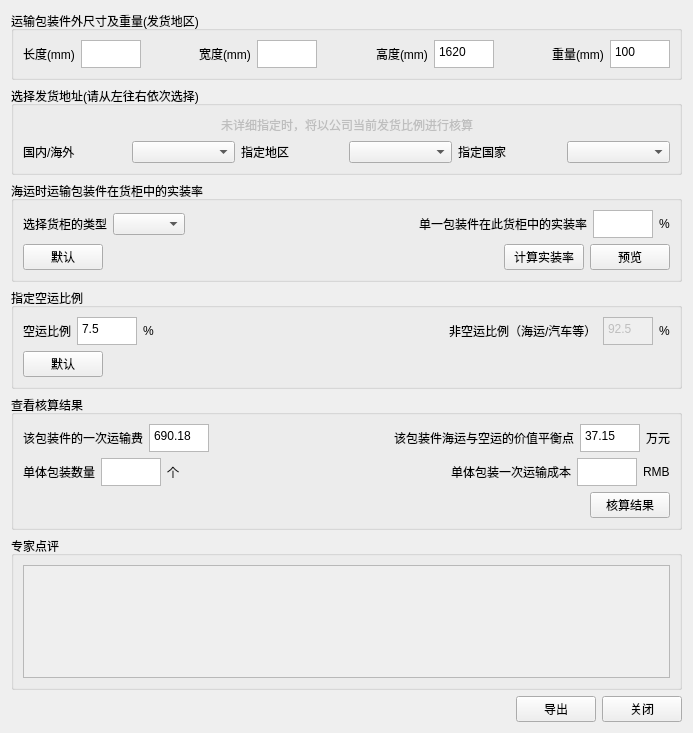
<?xml version="1.0" encoding="UTF-8"?>
<ui version="4.0">
 <class>transCost</class>
 <widget class="QWidget" name="transCost">
  <property name="geometry">
   <rect>
    <x>0</x>
    <y>0</y>
    <width>693</width>
    <height>733</height>
   </rect>
  </property>
  <property name="windowTitle">
   <string>运输成本核算</string>
  </property>
  <layout class="QVBoxLayout" name="verticalLayout_6">
   <item>
    <widget class="QGroupBox" name="groupBox">
     <property name="title">
      <string>运输包装件外尺寸及重量(发货地区)</string>
     </property>
     <layout class="QHBoxLayout" name="horizontalLayout">
      <item>
       <widget class="QLabel" name="label">
        <property name="maximumSize">
         <size>
          <width>60</width>
          <height>16777215</height>
         </size>
        </property>
        <property name="text">
         <string>长度(mm)</string>
        </property>
       </widget>
      </item>
      <item>
       <widget class="QPlainTextEdit" name="plainTextEdit_2">
        <property name="sizePolicy">
         <sizepolicy hsizetype="Maximum" vsizetype="Maximum">
          <horstretch>0</horstretch>
          <verstretch>0</verstretch>
         </sizepolicy>
        </property>
        <property name="minimumSize">
         <size>
          <width>60</width>
          <height>28</height>
         </size>
        </property>
        <property name="maximumSize">
         <size>
          <width>60</width>
          <height>28</height>
         </size>
        </property>
        <property name="lineWidth">
         <number>1</number>
        </property>
        <property name="lineWrapMode">
         <enum>QPlainTextEdit::WidgetWidth</enum>
        </property>
        <property name="plainText">
         <string/>
        </property>
        <property name="overwriteMode">
         <bool>false</bool>
        </property>
        <property name="centerOnScroll">
         <bool>false</bool>
        </property>
       </widget>
      </item>
      <item>
       <spacer name="horizontalSpacer">
        <property name="orientation">
         <enum>Qt::Horizontal</enum>
        </property>
        <property name="sizeHint" stdset="0">
         <size>
          <width>40</width>
          <height>20</height>
         </size>
        </property>
       </spacer>
      </item>
      <item>
       <widget class="QLabel" name="label_2">
        <property name="maximumSize">
         <size>
          <width>60</width>
          <height>16777215</height>
         </size>
        </property>
        <property name="text">
         <string>宽度(mm)</string>
        </property>
       </widget>
      </item>
      <item>
       <widget class="QPlainTextEdit" name="plainTextEdit_3">
        <property name="sizePolicy">
         <sizepolicy hsizetype="Maximum" vsizetype="Maximum">
          <horstretch>0</horstretch>
          <verstretch>0</verstretch>
         </sizepolicy>
        </property>
        <property name="minimumSize">
         <size>
          <width>0</width>
          <height>28</height>
         </size>
        </property>
        <property name="maximumSize">
         <size>
          <width>60</width>
          <height>28</height>
         </size>
        </property>
        <property name="lineWidth">
         <number>1</number>
        </property>
        <property name="lineWrapMode">
         <enum>QPlainTextEdit::WidgetWidth</enum>
        </property>
        <property name="plainText">
         <string/>
        </property>
        <property name="overwriteMode">
         <bool>false</bool>
        </property>
        <property name="centerOnScroll">
         <bool>false</bool>
        </property>
       </widget>
      </item>
      <item>
       <spacer name="horizontalSpacer_2">
        <property name="orientation">
         <enum>Qt::Horizontal</enum>
        </property>
        <property name="sizeHint" stdset="0">
         <size>
          <width>40</width>
          <height>20</height>
         </size>
        </property>
       </spacer>
      </item>
      <item>
       <widget class="QLabel" name="label_3">
        <property name="maximumSize">
         <size>
          <width>60</width>
          <height>16777215</height>
         </size>
        </property>
        <property name="text">
         <string>高度(mm)</string>
        </property>
       </widget>
      </item>
      <item>
       <widget class="QPlainTextEdit" name="plainTextEdit_4">
        <property name="sizePolicy">
         <sizepolicy hsizetype="Maximum" vsizetype="Maximum">
          <horstretch>0</horstretch>
          <verstretch>0</verstretch>
         </sizepolicy>
        </property>
        <property name="minimumSize">
         <size>
          <width>0</width>
          <height>28</height>
         </size>
        </property>
        <property name="maximumSize">
         <size>
          <width>60</width>
          <height>28</height>
         </size>
        </property>
        <property name="lineWidth">
         <number>1</number>
        </property>
        <property name="lineWrapMode">
         <enum>QPlainTextEdit::WidgetWidth</enum>
        </property>
        <property name="plainText">
         <string>1620</string>
        </property>
        <property name="overwriteMode">
         <bool>false</bool>
        </property>
        <property name="centerOnScroll">
         <bool>false</bool>
        </property>
       </widget>
      </item>
      <item>
       <spacer name="horizontalSpacer_3">
        <property name="orientation">
         <enum>Qt::Horizontal</enum>
        </property>
        <property name="sizeHint" stdset="0">
         <size>
          <width>40</width>
          <height>20</height>
         </size>
        </property>
       </spacer>
      </item>
      <item>
       <widget class="QLabel" name="label_4">
        <property name="maximumSize">
         <size>
          <width>60</width>
          <height>16777215</height>
         </size>
        </property>
        <property name="text">
         <string>重量(mm)</string>
        </property>
       </widget>
      </item>
      <item>
       <widget class="QPlainTextEdit" name="plainTextEdit_5">
        <property name="sizePolicy">
         <sizepolicy hsizetype="Maximum" vsizetype="Maximum">
          <horstretch>0</horstretch>
          <verstretch>0</verstretch>
         </sizepolicy>
        </property>
        <property name="minimumSize">
         <size>
          <width>0</width>
          <height>28</height>
         </size>
        </property>
        <property name="maximumSize">
         <size>
          <width>60</width>
          <height>28</height>
         </size>
        </property>
        <property name="lineWidth">
         <number>1</number>
        </property>
        <property name="lineWrapMode">
         <enum>QPlainTextEdit::WidgetWidth</enum>
        </property>
        <property name="plainText">
         <string>100</string>
        </property>
        <property name="overwriteMode">
         <bool>false</bool>
        </property>
        <property name="centerOnScroll">
         <bool>false</bool>
        </property>
       </widget>
      </item>
     </layout>
    </widget>
   </item>
   <item>
    <widget class="QGroupBox" name="groupBox_2">
     <property name="title">
      <string>选择发货地址(请从左往右依次选择)</string>
     </property>
     <layout class="QVBoxLayout" name="verticalLayout_2">
      <item>
       <layout class="QHBoxLayout" name="horizontalLayout_3">
        <item>
         <spacer name="horizontalSpacer_5">
          <property name="orientation">
           <enum>Qt::Horizontal</enum>
          </property>
          <property name="sizeHint" stdset="0">
           <size>
            <width>40</width>
            <height>20</height>
           </size>
          </property>
         </spacer>
        </item>
        <item>
         <widget class="QLabel" name="label_8">
          <property name="enabled">
           <bool>false</bool>
          </property>
          <property name="text">
           <string>未详细指定时，将以公司当前发货比例进行核算</string>
          </property>
         </widget>
        </item>
        <item>
         <spacer name="horizontalSpacer_4">
          <property name="orientation">
           <enum>Qt::Horizontal</enum>
          </property>
          <property name="sizeHint" stdset="0">
           <size>
            <width>40</width>
            <height>20</height>
           </size>
          </property>
         </spacer>
        </item>
       </layout>
      </item>
      <item>
       <layout class="QHBoxLayout" name="horizontalLayout_2">
        <item>
         <widget class="QLabel" name="label_5">
          <property name="text">
           <string>国内/海外</string>
          </property>
         </widget>
        </item>
        <item>
         <widget class="QComboBox" name="comboBox"/>
        </item>
        <item>
         <widget class="QLabel" name="label_6">
          <property name="text">
           <string>指定地区</string>
          </property>
         </widget>
        </item>
        <item>
         <widget class="QComboBox" name="comboBox_2"/>
        </item>
        <item>
         <widget class="QLabel" name="label_7">
          <property name="text">
           <string>指定国家</string>
          </property>
         </widget>
        </item>
        <item>
         <widget class="QComboBox" name="comboBox_3"/>
        </item>
       </layout>
      </item>
     </layout>
    </widget>
   </item>
   <item>
    <widget class="QGroupBox" name="groupBox_3">
     <property name="title">
      <string>海运时运输包装件在货柜中的实装率</string>
     </property>
     <layout class="QVBoxLayout" name="verticalLayout_3">
      <item>
       <layout class="QHBoxLayout" name="horizontalLayout_4">
        <item>
         <widget class="QLabel" name="label_9">
          <property name="text">
           <string>选择货柜的类型</string>
          </property>
         </widget>
        </item>
        <item>
         <widget class="QComboBox" name="comboBox_4"/>
        </item>
        <item>
         <spacer name="horizontalSpacer_6">
          <property name="orientation">
           <enum>Qt::Horizontal</enum>
          </property>
          <property name="sizeHint" stdset="0">
           <size>
            <width>40</width>
            <height>20</height>
           </size>
          </property>
         </spacer>
        </item>
        <item>
         <widget class="QLabel" name="label_10">
          <property name="text">
           <string>单一包装件在此货柜中的实装率</string>
          </property>
         </widget>
        </item>
        <item>
         <widget class="QPlainTextEdit" name="plainTextEdit_8">
          <property name="sizePolicy">
           <sizepolicy hsizetype="Maximum" vsizetype="Maximum">
            <horstretch>0</horstretch>
            <verstretch>0</verstretch>
           </sizepolicy>
          </property>
          <property name="minimumSize">
           <size>
            <width>0</width>
            <height>28</height>
           </size>
          </property>
          <property name="maximumSize">
           <size>
            <width>60</width>
            <height>28</height>
           </size>
          </property>
          <property name="lineWidth">
           <number>1</number>
          </property>
          <property name="lineWrapMode">
           <enum>QPlainTextEdit::WidgetWidth</enum>
          </property>
          <property name="plainText">
           <string/>
          </property>
          <property name="overwriteMode">
           <bool>false</bool>
          </property>
          <property name="centerOnScroll">
           <bool>false</bool>
          </property>
         </widget>
        </item>
        <item>
         <widget class="QLabel" name="label_17">
          <property name="text">
           <string>%</string>
          </property>
         </widget>
        </item>
       </layout>
      </item>
      <item>
       <layout class="QHBoxLayout" name="horizontalLayout_5">
        <item>
         <widget class="QPushButton" name="pushButton">
          <property name="text">
           <string>默认</string>
          </property>
         </widget>
        </item>
        <item>
         <spacer name="horizontalSpacer_7">
          <property name="orientation">
           <enum>Qt::Horizontal</enum>
          </property>
          <property name="sizeHint" stdset="0">
           <size>
            <width>40</width>
            <height>20</height>
           </size>
          </property>
         </spacer>
        </item>
        <item>
         <widget class="QPushButton" name="pushButton_2">
          <property name="text">
           <string>计算实装率</string>
          </property>
         </widget>
        </item>
        <item>
         <widget class="QPushButton" name="pushButton_3">
          <property name="text">
           <string>预览</string>
          </property>
         </widget>
        </item>
       </layout>
      </item>
     </layout>
    </widget>
   </item>
   <item>
    <widget class="QGroupBox" name="groupBox_4">
     <property name="title">
      <string>指定空运比例</string>
     </property>
     <layout class="QVBoxLayout" name="verticalLayout_4">
      <item>
       <layout class="QHBoxLayout" name="horizontalLayout_6">
        <item>
         <widget class="QLabel" name="label_11">
          <property name="text">
           <string>空运比例</string>
          </property>
         </widget>
        </item>
        <item>
         <widget class="QPlainTextEdit" name="plainTextEdit_6">
          <property name="sizePolicy">
           <sizepolicy hsizetype="Maximum" vsizetype="Maximum">
            <horstretch>0</horstretch>
            <verstretch>0</verstretch>
           </sizepolicy>
          </property>
          <property name="minimumSize">
           <size>
            <width>0</width>
            <height>28</height>
           </size>
          </property>
          <property name="maximumSize">
           <size>
            <width>60</width>
            <height>28</height>
           </size>
          </property>
          <property name="lineWidth">
           <number>1</number>
          </property>
          <property name="lineWrapMode">
           <enum>QPlainTextEdit::WidgetWidth</enum>
          </property>
          <property name="plainText">
           <string>7.5</string>
          </property>
          <property name="overwriteMode">
           <bool>false</bool>
          </property>
          <property name="centerOnScroll">
           <bool>false</bool>
          </property>
         </widget>
        </item>
        <item>
         <widget class="QLabel" name="label_18">
          <property name="text">
           <string>%</string>
          </property>
         </widget>
        </item>
        <item>
         <spacer name="horizontalSpacer_8">
          <property name="orientation">
           <enum>Qt::Horizontal</enum>
          </property>
          <property name="sizeHint" stdset="0">
           <size>
            <width>40</width>
            <height>20</height>
           </size>
          </property>
         </spacer>
        </item>
        <item>
         <widget class="QLabel" name="label_12">
          <property name="text">
           <string>非空运比例（海运/汽车等）</string>
          </property>
         </widget>
        </item>
        <item>
         <widget class="QPlainTextEdit" name="plainTextEdit_7">
          <property name="enabled">
           <bool>false</bool>
          </property>
          <property name="sizePolicy">
           <sizepolicy hsizetype="Maximum" vsizetype="Maximum">
            <horstretch>0</horstretch>
            <verstretch>0</verstretch>
           </sizepolicy>
          </property>
          <property name="minimumSize">
           <size>
            <width>0</width>
            <height>28</height>
           </size>
          </property>
          <property name="maximumSize">
           <size>
            <width>50</width>
            <height>28</height>
           </size>
          </property>
          <property name="lineWidth">
           <number>1</number>
          </property>
          <property name="lineWrapMode">
           <enum>QPlainTextEdit::WidgetWidth</enum>
          </property>
          <property name="plainText">
           <string>92.5</string>
          </property>
          <property name="overwriteMode">
           <bool>false</bool>
          </property>
          <property name="centerOnScroll">
           <bool>false</bool>
          </property>
         </widget>
        </item>
        <item>
         <widget class="QLabel" name="label_19">
          <property name="text">
           <string>%</string>
          </property>
         </widget>
        </item>
       </layout>
      </item>
      <item>
       <layout class="QHBoxLayout" name="horizontalLayout_7">
        <item>
         <widget class="QPushButton" name="pushButton_4">
          <property name="text">
           <string>默认</string>
          </property>
         </widget>
        </item>
        <item>
         <spacer name="horizontalSpacer_9">
          <property name="orientation">
           <enum>Qt::Horizontal</enum>
          </property>
          <property name="sizeHint" stdset="0">
           <size>
            <width>40</width>
            <height>20</height>
           </size>
          </property>
         </spacer>
        </item>
       </layout>
      </item>
     </layout>
    </widget>
   </item>
   <item>
    <widget class="QGroupBox" name="groupBox_5">
     <property name="title">
      <string>查看核算结果</string>
     </property>
     <layout class="QVBoxLayout" name="verticalLayout_5">
      <item>
       <layout class="QHBoxLayout" name="horizontalLayout_8">
        <item>
         <widget class="QLabel" name="label_13">
          <property name="text">
           <string>该包装件的一次运输费</string>
          </property>
         </widget>
        </item>
        <item>
         <widget class="QPlainTextEdit" name="plainTextEdit_9">
          <property name="sizePolicy">
           <sizepolicy hsizetype="Maximum" vsizetype="Maximum">
            <horstretch>0</horstretch>
            <verstretch>0</verstretch>
           </sizepolicy>
          </property>
          <property name="minimumSize">
           <size>
            <width>0</width>
            <height>28</height>
           </size>
          </property>
          <property name="maximumSize">
           <size>
            <width>60</width>
            <height>28</height>
           </size>
          </property>
          <property name="lineWidth">
           <number>1</number>
          </property>
          <property name="lineWrapMode">
           <enum>QPlainTextEdit::WidgetWidth</enum>
          </property>
          <property name="plainText">
           <string>690.18</string>
          </property>
          <property name="overwriteMode">
           <bool>false</bool>
          </property>
          <property name="centerOnScroll">
           <bool>false</bool>
          </property>
         </widget>
        </item>
        <item>
         <spacer name="horizontalSpacer_10">
          <property name="orientation">
           <enum>Qt::Horizontal</enum>
          </property>
          <property name="sizeHint" stdset="0">
           <size>
            <width>40</width>
            <height>20</height>
           </size>
          </property>
         </spacer>
        </item>
        <item>
         <widget class="QLabel" name="label_14">
          <property name="text">
           <string>该包装件海运与空运的价值平衡点</string>
          </property>
         </widget>
        </item>
        <item>
         <widget class="QPlainTextEdit" name="plainTextEdit_10">
          <property name="sizePolicy">
           <sizepolicy hsizetype="Maximum" vsizetype="Maximum">
            <horstretch>0</horstretch>
            <verstretch>0</verstretch>
           </sizepolicy>
          </property>
          <property name="minimumSize">
           <size>
            <width>0</width>
            <height>28</height>
           </size>
          </property>
          <property name="maximumSize">
           <size>
            <width>60</width>
            <height>28</height>
           </size>
          </property>
          <property name="lineWidth">
           <number>1</number>
          </property>
          <property name="lineWrapMode">
           <enum>QPlainTextEdit::WidgetWidth</enum>
          </property>
          <property name="plainText">
           <string>37.15</string>
          </property>
          <property name="overwriteMode">
           <bool>false</bool>
          </property>
          <property name="centerOnScroll">
           <bool>false</bool>
          </property>
         </widget>
        </item>
        <item>
         <widget class="QLabel" name="label_20">
          <property name="text">
           <string>万元</string>
          </property>
         </widget>
        </item>
       </layout>
      </item>
      <item>
       <layout class="QHBoxLayout" name="horizontalLayout_9">
        <item>
         <widget class="QLabel" name="label_15">
          <property name="text">
           <string>单体包装数量</string>
          </property>
         </widget>
        </item>
        <item>
         <widget class="QPlainTextEdit" name="plainTextEdit_11">
          <property name="sizePolicy">
           <sizepolicy hsizetype="Maximum" vsizetype="Maximum">
            <horstretch>0</horstretch>
            <verstretch>0</verstretch>
           </sizepolicy>
          </property>
          <property name="minimumSize">
           <size>
            <width>0</width>
            <height>28</height>
           </size>
          </property>
          <property name="maximumSize">
           <size>
            <width>60</width>
            <height>28</height>
           </size>
          </property>
          <property name="lineWidth">
           <number>1</number>
          </property>
          <property name="lineWrapMode">
           <enum>QPlainTextEdit::WidgetWidth</enum>
          </property>
          <property name="plainText">
           <string/>
          </property>
          <property name="overwriteMode">
           <bool>false</bool>
          </property>
          <property name="centerOnScroll">
           <bool>false</bool>
          </property>
         </widget>
        </item>
        <item>
         <widget class="QLabel" name="label_22">
          <property name="text">
           <string>个</string>
          </property>
         </widget>
        </item>
        <item>
         <spacer name="horizontalSpacer_11">
          <property name="orientation">
           <enum>Qt::Horizontal</enum>
          </property>
          <property name="sizeHint" stdset="0">
           <size>
            <width>40</width>
            <height>20</height>
           </size>
          </property>
         </spacer>
        </item>
        <item>
         <widget class="QLabel" name="label_16">
          <property name="text">
           <string>单体包装一次运输成本</string>
          </property>
         </widget>
        </item>
        <item>
         <widget class="QPlainTextEdit" name="plainTextEdit_12">
          <property name="sizePolicy">
           <sizepolicy hsizetype="Maximum" vsizetype="Maximum">
            <horstretch>0</horstretch>
            <verstretch>0</verstretch>
           </sizepolicy>
          </property>
          <property name="minimumSize">
           <size>
            <width>0</width>
            <height>28</height>
           </size>
          </property>
          <property name="maximumSize">
           <size>
            <width>60</width>
            <height>28</height>
           </size>
          </property>
          <property name="lineWidth">
           <number>1</number>
          </property>
          <property name="lineWrapMode">
           <enum>QPlainTextEdit::WidgetWidth</enum>
          </property>
          <property name="plainText">
           <string/>
          </property>
          <property name="overwriteMode">
           <bool>false</bool>
          </property>
          <property name="centerOnScroll">
           <bool>false</bool>
          </property>
         </widget>
        </item>
        <item>
         <widget class="QLabel" name="label_21">
          <property name="text">
           <string>RMB</string>
          </property>
         </widget>
        </item>
       </layout>
      </item>
      <item>
       <layout class="QHBoxLayout" name="horizontalLayout_10">
        <item>
         <spacer name="horizontalSpacer_12">
          <property name="orientation">
           <enum>Qt::Horizontal</enum>
          </property>
          <property name="sizeHint" stdset="0">
           <size>
            <width>40</width>
            <height>20</height>
           </size>
          </property>
         </spacer>
        </item>
        <item>
         <widget class="QPushButton" name="pushButton_5">
          <property name="text">
           <string>核算结果</string>
          </property>
         </widget>
        </item>
       </layout>
      </item>
     </layout>
    </widget>
   </item>
   <item>
    <widget class="QGroupBox" name="groupBox_6">
     <property name="title">
      <string>专家点评</string>
     </property>
     <layout class="QVBoxLayout" name="verticalLayout">
      <item>
       <widget class="QPlainTextEdit" name="plainTextEdit">
        <property name="enabled">
         <bool>false</bool>
        </property>
        <property name="plainText">
         <string/>
        </property>
       </widget>
      </item>
     </layout>
    </widget>
   </item>
   <item>
    <layout class="QHBoxLayout" name="horizontalLayout_11">
     <item>
      <spacer name="horizontalSpacer_13">
       <property name="orientation">
        <enum>Qt::Horizontal</enum>
       </property>
       <property name="sizeHint" stdset="0">
        <size>
         <width>40</width>
         <height>20</height>
        </size>
       </property>
      </spacer>
     </item>
     <item>
      <widget class="QPushButton" name="pushButton_6">
       <property name="text">
        <string>导出</string>
       </property>
      </widget>
     </item>
     <item>
      <widget class="QPushButton" name="pushButton_7">
       <property name="text">
        <string>关闭</string>
       </property>
      </widget>
     </item>
    </layout>
   </item>
  </layout>
 </widget>
 <resources/>
 <connections/>
</ui>
